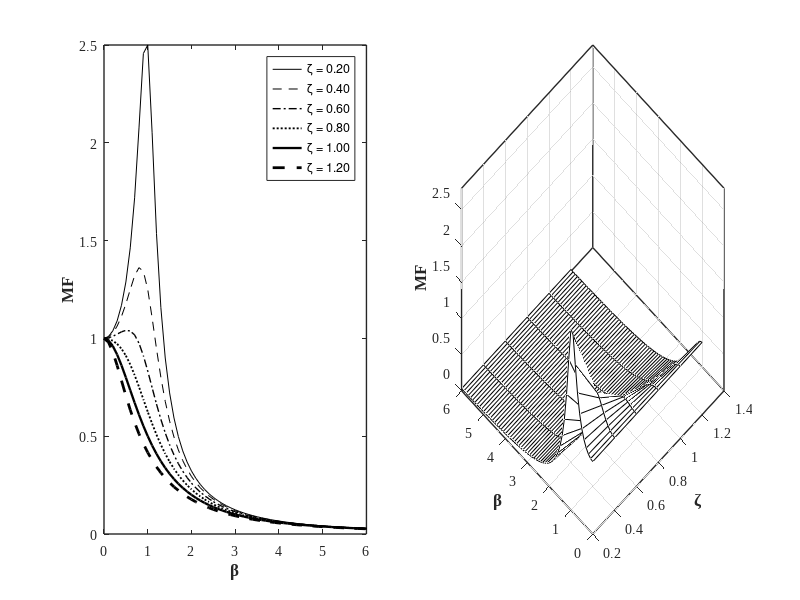
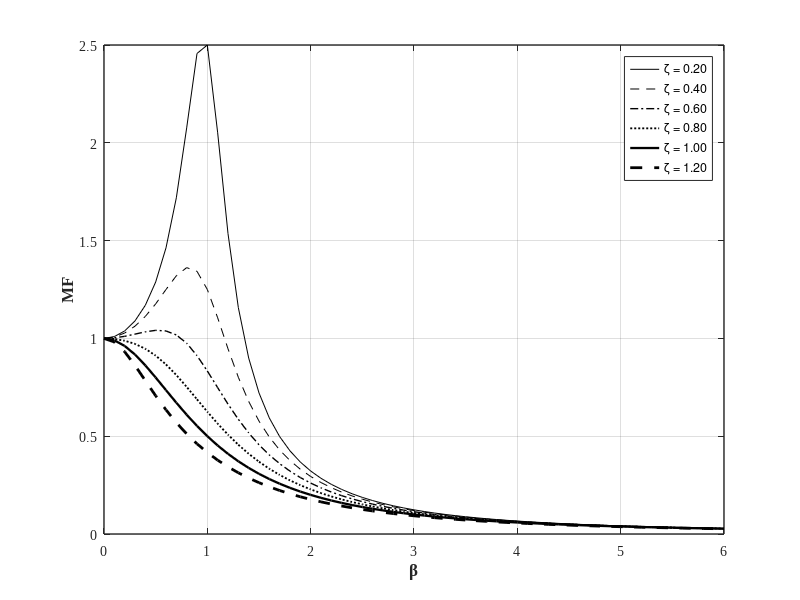

MATLAB code to generate these figures, in order:
%% Example 3-15: Plot response modification factor, transmisibility, and machine with imbalance

clear; close all; clc
%% Select and calculate y-axis function
yAxis   = menu('Select the y axis','MF','MX/me','TR');
yLabels = {'MF', 'MX/me', 'TR'};

for i = 1:6
    zeta  = i*0.2;
    z(i) = zeta;
    for j=1:61
        x(j)=(j-1)*0.1;
        
        % select y according to:
        switch yAxis     
            case 1      % 1- for harmonic force
              y(j,i)=1/(sqrt((1-x(j)^2)^2+(2*zeta*x(j))^2)); 
          
            case 2      % 2- when the machine running with imbalance mass with speed omega
              y(j,i)=x(j)^2/(sqrt((1-x(j)^2)^2+(2*zeta*x(j))^2));
          
            case 3      % 3- Transmissibility
              y(j,i)=sqrt(1+(2.0*zeta*x(j))^2)/(sqrt((1-x(j)^2)^2+(2*zeta*x(j))^2));
          
        end
    end
    
end

%%

figure(1);  set(figure(1), 'Position', [200   200   883   300])
            subplot(1,2,1)

            plot1 = plot(x,y(:,1),x,y(:,2),x,y(:,3),x,y(:,4),x,y(:,5),x,y(:,6));
            LineType = {'-';'--';'-.';':';'-';'--';'-.';':'};

            for i = 1:6
            set(plot1(i),'LineStyle',LineType{i}, 'LineWidth',i/3, 'DisplayName',['\zeta = ',num2str(0.2*i,'%1.2f')],'Color',[0 0 0]);
            end

            set(gca, 'LineWidth',1, 'FontWeight','normal', 'FontName','Times New Roman', 'FontSize',10)               
            xlabel('\beta', 'fontsize',12, 'fontname','Times New Roman','FontWeight','Bold')
            ylabel(yLabels{yAxis}, 'fontsize',12, 'fontname','Times New Roman','FontWeight','Bold')
            legend('show')


........................................................
figure(1);  subplot(1,2,2); hold on; grid on; box on;

            mesh(z,x,y,'edgecolor','k'); zlim([0 2.8])
            
            set(gca, 'LineWidth',1, 'FontWeight','normal', 'FontName','Times New Roman', 'FontSize',10)               
            xlabel('\zeta', 'fontsize',12, 'fontname','Times New Roman','FontWeight','Bold')
            ylabel('\beta', 'fontsize',12, 'fontname','Times New Roman','FontWeight','Bold')
            zlabel(yLabels{yAxis}, 'fontsize',12, 'fontname','Times New Roman','FontWeight','Bold')
            view(-45,45)
            % Print            
print('EX_3_15','-dpng')

%%
figure(2)
set(figure(2), 'Position', [200   100   883   400])
    hold on; grid on; box on;

plot1 = plot(x,y(:,1),x,y(:,2),x,y(:,3),x,y(:,4),x,y(:,5),x,y(:,6));
    LineType = {'-';'--';'-.';':';'-';'--';'-.';':'};

for i = 1:6
set(plot1(i),'LineStyle',LineType{i}, 'LineWidth',i/3, 'DisplayName',['\zeta = ',num2str(0.2*i,'%1.2f')],'Color',[0 0 0]);
end


set(gca, 'LineWidth',1, 'FontWeight','normal', 'FontName','Times New Roman', 'FontSize',10)               
xlabel('\beta', 'fontsize',12, 'fontname','Times New Roman','FontWeight','Bold')
ylabel(yLabels{yAxis}, 'fontsize',12, 'fontname','Times New Roman','FontWeight','Bold')


legend('show')
